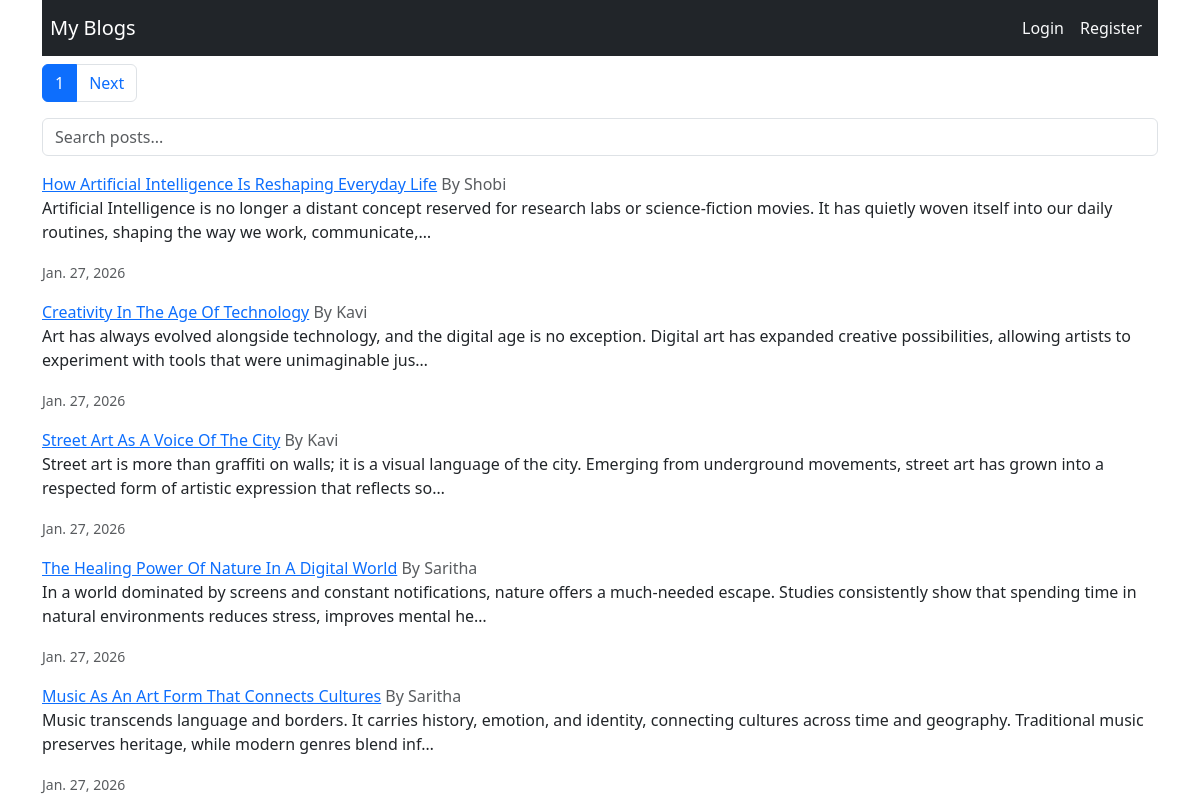
The page / on the database its author committed.
### blog/models.py (models this page shows, shortened)
class Post(models.Model):
    title = models.CharField(max_length=200)
    content = models.TextField()
    author = models.ForeignKey(User,on_delete=models.CASCADE)
    created_at = models.DateTimeField(auto_now_add=True)

### blog/views.py (the view)
# urls.py: path('',views.home,name="all-posts"),
def home(request):
    query = request.GET.get('q')
    posts = Post.objects.select_related('author')
    if query:
        posts = posts.filter(Q(title__icontains=query) | Q(content__icontains=query))
    posts = posts.order_by('created_at')
    paginator = Paginator(posts,5)
    page_number = request.GET.get('page')
    posts = paginator.get_page(page_number)
    return render(request,"home.html",{'posts':posts})

### blog/templates/home.html (shortened to what this page needs)
{% extends "base.html" %}
{% block content %}
      <nav>
        <ul class="pagination">
          <li class="page-item active">
            <span class="page-link">{{posts.number}}</span>
          </li>
          {% if posts.has_next %}
            <li class="page-item">
              <a class="page-link" href="?page={{posts.next_page_number}}">Next</a>
            </li>
          {% endif %}
        </ul>
      </nav>
      <form method="GET" class="mb-3">
        <input type="text" name="q" class="form-control" placeholder="Search posts...">
      </form>
      {% for post in posts %}
        <div class="Card mb-3">
          <a href="{% url 'detail-post' post.id%}" class="card-title text-primary">{{post.title | title}}</a> <span class="text-muted">By {{post.author}}</span></a>
          <div class="Card-body">
            <p class="card-text">{{post.content | truncatechars:200}}</p>
            <small class="text-muted">{{post.created_at | date }}</small>
          </div>
        </div>
      {% empty %}
        <p>No posts available</p>
      {% endfor %}
{% endblock content %}

### blog/templates/base.html (shortened to what this page needs)
<!doctype html>
<html lang="en">
  <head>
    <link href="https://cdn.jsdelivr.net/npm/bootstrap@5.3.2/dist/css/bootstrap.min.css" rel="stylesheet">
  </head>
  <body>
    <div class="container">
      <nav class="navbar navbar-expand-lg navbar-dark bg-dark">
        <a class="navbar-brand ms-2" href="{% url 'all-posts' %}">My Blogs</a>
        <div class="collapse navbar-collapse" id="navbarNav">
          <ul class="navbar-nav ms-auto me-2">
            {% if user.is_authenticated %}
              <li class="nav-item text-light mt-2">
                  Hi {{ user.username }} |
              </li>
              <li class="nav-item">
                <a href="{% url 'create-post' %}" class="nav-link text-light">Create Post</a>
              </li>
              <li class="nav-item">
                <a href="{% url 'my-posts' %}" class="nav-link text-light">My Posts</a>
              </li>
              <li class="nav-item">
                <a href="{% url 'logout' %}" class="nav-link text-light">Logout</a>
              </li>
            {% else %}
              <li class="nav-item">
                <a href="{% url 'login' %}" class="nav-link text-light">Login</a>
              </li>
              <li class="nav-item">
                <a href="{% url 'register' %}" class="nav-link text-light">Register</a>
              </li>
            {% endif %}
          </ul>
        </div>
      </nav>
      {% block content %}{% endblock content %}
    </div>
  </body>
</html>

### rows shown on the page
Post: title "How Artificial Intelligence Is Reshaping Everyday Life", author "Shobi", content "Artificial Intelligence is no longer a distant concept reserved for research labs or science-fiction movies. It has quietly woven itself into our daily routines, shaping the way we work, communicate,…", created_at "Jan. 27, 2026"
Post: title "Creativity In The Age Of Technology", author "Kavi", content "Art has always evolved alongside technology, and the digital age is no exception. Digital art has expanded creative possibilities, allowing artists to experiment with tools that were unimaginable jus…", created_at "Jan. 27, 2026"
Post: title "Street Art As A Voice Of The City", author "Kavi", content "Street art is more than graffiti on walls; it is a visual language of the city. Emerging from underground movements, street art has grown into a respected form of artistic expression that reflects so…", created_at "Jan. 27, 2026"
Post: title "The Healing Power Of Nature In A Digital World", author "Saritha", content "In a world dominated by screens and constant notifications, nature offers a much-needed escape. Studies consistently show that spending time in natural environments reduces stress, improves mental he…", created_at "Jan. 27, 2026"
Post: title "Music As An Art Form That Connects Cultures", author "Saritha", content "Music transcends language and borders. It carries history, emotion, and identity, connecting cultures across time and geography. Traditional music preserves heritage, while modern genres blend inf…", created_at "Jan. 27, 2026"

### other values the page prints
{{ posts.number }} "1"
